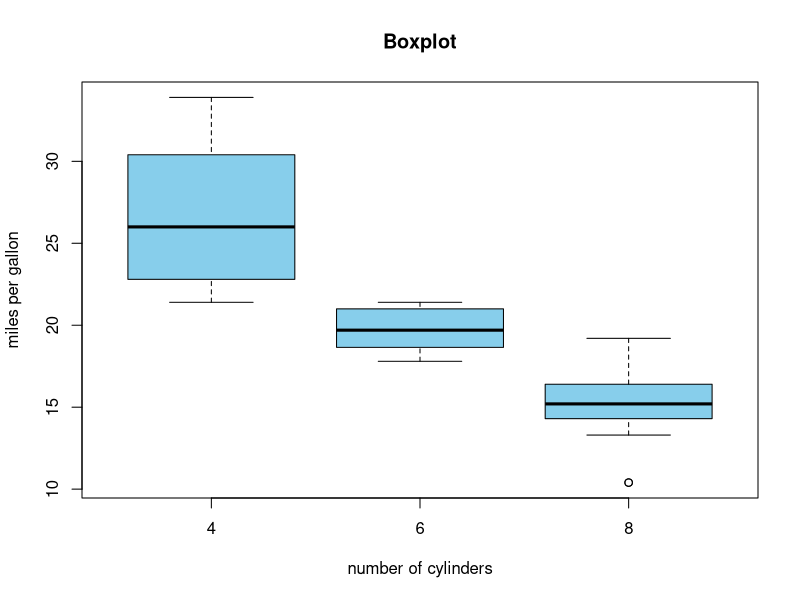

R code for this plot:
data("mtcars")
boxplot(mpg ~ cyl, data = mtcars, main = "Boxplot", xlab = "number of cylinders", ylab = "miles per gallon", col= "skyblue")
